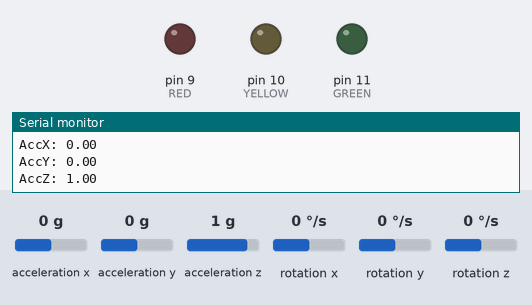
A sketch run on a simulated Arduino Uno, built with avr-gcc and run on an emulated ATmega328P. Parts: output pins drawn as LEDs (lit = HIGH), the last lines printed to the serial monitor. Wiring (inferred from the names in the program): MPU-6050 motion sensor at I2C address 0x68. Inputs (shaded band) come from the test bench; at power-on: acceleration x 0 g, acceleration y 0 g, acceleration z 1 g, rotation x 0 °/s, rotation y 0 °/s, rotation z 0 °/s.

Above: at 1.6 s.
1.7 s: acceleration x set to -1.2 g
3.7 s: acceleration x set to -1.5 g
At 5.9 s:
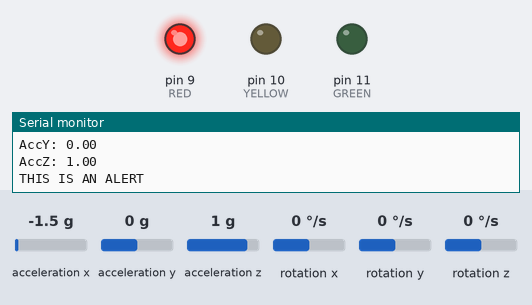
6.7 s: acceleration x set to -0.8 g
At 7.2 s:
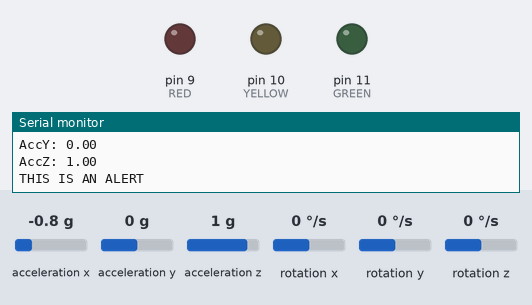
8.2 s: acceleration x set to -1.4 g
At 9.2 s:
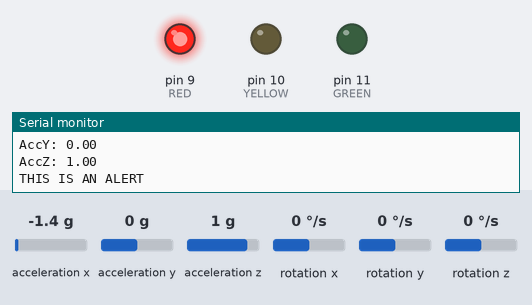
Timing chart, 0 to 12.2 s (numbered marks = the images above; inputs shaded):
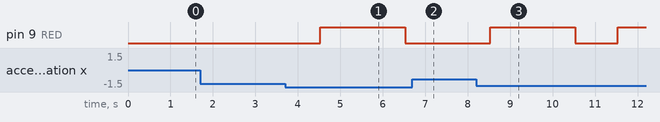

Measured:
- the behaviour switches between -1.3 and -1.4 g on acceleration x (found by bisection; images 0 and 1)
- after the input at 3.7 s, pin 9 (RED): LOW → HIGH after 0.82 s, → LOW 2.0 s later
- after the input at 6.7 s, pin 9 (RED): stays LOW (without the input it goes to HIGH after 0.83 s)
- after the input at 8.2 s, pin 9 (RED): LOW → HIGH after 0.33 s, → LOW 2.0 s later, → HIGH 1.0 s later

The sketch:

ImpactFawad.ino
```cpp
/*
 * Author: Fawadul Haq
 * Last Modified: 10/21/19
 *
 * This code is written for use with the GY521 Accelerometer/Gyroscope chip.
 * It tests for an acceleration (in units of g's) greater than a specified threshold.
 *
 * Code adapted from Dejan of https://howtomechatronics.com/tutorials/arduino/arduino-and-mpu6050-accelerometer-and-gyroscope-tutorial/
 */

#include <Wire.h>

const int MPU = 0x68; // MPU6050 I2C address
const int Sens16g = 0x18;  // Set AFS_SEL bits to this for +/- 16g sensitivity
float accSens = 16384.0;  //  The LSB/g sensitivity of the +/- 16g setting
float gyroSens = 131.0; // The LSB/deg/s sensitivity for +/- 250 deg/sec

float AccX, AccY, AccZ;   // Raw values
float GyroX, GyroY, GyroZ;
float accAngleX, accAngleY, gyroAngleX, gyroAngleY, gyroAngleZ; // Derived values
float AccErrorX, AccErrorY, GyroErrorX, GyroErrorY, GyroErrorZ; // Calibration parameters (natural error)
float AccErrorXOrig, AccErrorYOrig, AccErrorZOrig;
float stdAccX, stdAccY, stdGyroX, stdGyroY, stdGyroZ;

int errorN = 100;         // The number of samples to take to find error
float errorMargin = 1;    // The number of standard deviations off of the avg error
                          // the reading has to be in order to be considered real


float elapsedTime, currentTime, previousTime;    // Used to calculate the degree
float roll, pitch, yaw;

// LED I/O
const int RED = 9;
const int YELLOW = 10;
const int GREEN = 11;


float alertThreshold = 1.4;

float prevGyroX = 0.0; // Compare the last reading with the current one
float prevGyroY = 0.0;
float prevGyroZ = 0.0;

void setup() {
  Serial.begin(9600);

  // LED I/O
  pinMode(RED, OUTPUT);
  pinMode(GREEN, OUTPUT);
  pinMode(YELLOW, OUTPUT);
  digitalWrite(RED, 0);

  //
  Wire.begin();
  Wire.beginTransmission(MPU);
  Wire.write(0x6B);             // Initialize communication with the 6B register of the chip
  Wire.write(0x00);             // Reset values in 0x6B register
  Wire.endTransmission(true);

//  // Change sensitivity of accelerometer to +/- 16g
//  Wire.beginTransmission(MPU);
//  Wire.write(0x1C);             // Begin comm. with ACCEL_CONFIG register
//  Wire.write(Sens16g);
//  Wire.endTransmission(true);

  // Keep sensitivity of gyroscope at default +/- 250deg/s

  calculate_IMU_error();
  delay(20);
}

void loop() {

  // === Read accelerometer data === //
  Wire.beginTransmission(MPU);
  Wire.write(0x3B); // Start with register 0x3B (ACCEL_XOUT_H)
  Wire.endTransmission(false);
  Wire.requestFrom(MPU, 6, true); // Read 6 registers total, each axis value is stored in 2 registers
  AccX = (Wire.read() << 8 | Wire.read()); // X-axis value
  AccY = (Wire.read() << 8 | Wire.read()); // Y-axis value
  AccZ = (Wire.read() << 8 | Wire.read()); // Z-axis value

  Serial.print("AccX: "); Serial.println(AccX / accSens);
  Serial.print("AccY: "); Serial.println(AccY / accSens);
  Serial.print("AccZ: "); Serial.println(AccZ / accSens);
  Serial.println();


  // Check for error margin (in gs)
  //For a sensitivity of +/-2g, we need to divide the raw values by accSens, according to the datasheet
  if(AccX / accSens > alertThreshold || AccX / accSens < -alertThreshold)
    alert();
  if(AccY / accSens > alertThreshold || AccY / accSens < -alertThreshold)
    alert();
  if(AccZ / accSens > alertThreshold || AccZ / accSens < -alertThreshold)
    alert();

  delay(1000);


}

// Finds the natural errors of the accelerometer and gyroscope
// Chip should be still in the beginning
void calculate_IMU_error(){

  int c = 0;
  float samplesX[errorN];
  float samplesY[errorN];
  float samplesZ[errorN];

  while(c < errorN) {
    Wire.beginTransmission(MPU);
    Wire.write(0x3B);
    Wire.endTransmission(false);
    Wire.requestFrom(MPU, 6, true);

    // Extract raw values
    AccX = (Wire.read() << 8 | Wire.read());
    AccY = (Wire.read() << 8 | Wire.read());
    AccZ = (Wire.read() << 8 | Wire.read());

    // Error storage for std deviation (in LSB/g)
    samplesX[c] = AccX;
    samplesY[c] = AccY;

    // Sum all readings (LSB/g)
    AccErrorXOrig = AccX + AccErrorXOrig; // Raw error values
    AccErrorYOrig = AccY + AccErrorYOrig;
    AccErrorZOrig = AccZ + AccErrorZOrig;

    // Adjust for sensitivity (in Gs)
    AccX /= accSens;
    AccY /= accSens;
    AccZ /= accSens;

    // Calculate Acceleration Angle Errors
    AccErrorX = AccErrorX + ((atan((AccY) / sqrt(pow((AccX), 2) + pow((AccZ), 2))) * 180 / PI));
    AccErrorY = AccErrorY + ((atan(-1 * (AccX) / sqrt(pow((AccY), 2) + pow((AccZ), 2))) * 180 / PI));

    c++;
  }

  //Divide the sum by the number of samples to get the error value
  AccErrorXOrig = AccErrorXOrig/errorN;
  AccErrorYOrig = AccErrorYOrig/errorN;
  AccErrorZOrig = AccErrorZOrig/errorN;
  AccErrorX = AccErrorX / errorN;
  AccErrorY = AccErrorY / errorN;

  stdAccX = calculate_IMU_std(samplesX, AccErrorXOrig);
  stdAccY = calculate_IMU_std(samplesY, AccErrorYOrig);

  Serial.print("stdAccX: "); Serial.println(stdAccX);
  Serial.print("stdAccY: "); Serial.println(stdAccY);

  c = 0;

  // Reading gyro values
  while (c < errorN) {
    Wire.beginTransmission(MPU);
    Wire.write(0x43);
    Wire.endTransmission(false);
    Wire.requestFrom(MPU, 6, true);
    GyroX = Wire.read() << 8 | Wire.read();
    GyroY = Wire.read() << 8 | Wire.read();
    GyroZ = Wire.read() << 8 | Wire.read();
    // Sum all readings
    GyroErrorX = GyroErrorX + (GyroX / gyroSens);
    GyroErrorY = GyroErrorY + (GyroY / gyroSens);
    GyroErrorZ = GyroErrorZ + (GyroZ / gyroSens);

    samplesX[c] = GyroErrorX;
    samplesY[c] = GyroErrorY;
    samplesZ[c] = GyroErrorZ;

    c++;
  }

  //Divide the sum by 200 to get the error value
  GyroErrorX = GyroErrorX / errorN;
  GyroErrorY = GyroErrorY / errorN;
  GyroErrorZ = GyroErrorZ / errorN;

  stdGyroX = calculate_IMU_std(samplesX, GyroErrorX);
  stdGyroY = calculate_IMU_std(samplesY, GyroErrorY);
  stdGyroZ = calculate_IMU_std(samplesZ, GyroErrorZ);

  Serial.print("stdGyroX: "); Serial.println(stdGyroX);
  Serial.print("stdGyroY: "); Serial.println(stdGyroY);
  Serial.print("stdGyroZ: "); Serial.println(stdGyroZ);


  // Print the error values on the Serial Monitor
  Serial.print("AccErrorXRaw: ");
  Serial.println(AccErrorXOrig);
  Serial.print("AccErrorYRaw: ");
  Serial.println(AccErrorYOrig);
  Serial.print("AccErrorZRaw: ");
  Serial.println(AccErrorZOrig);
  Serial.print("GyroErrorXRaw: ");
  Serial.println(GyroErrorX * gyroSens);
  Serial.print("GyroErrorYRaw: ");
  Serial.println(GyroErrorY * gyroSens);
  Serial.print("GyroErrorZRaw: ");
  Serial.println(GyroErrorZ * gyroSens);

  Serial.print("AccErrorX: ");
  Serial.println(AccErrorX);
  Serial.print("AccErrorY: ");
  Serial.println(AccErrorY);
  Serial.print("GyroErrorX: ");
  Serial.println(GyroErrorX);
  Serial.print("GyroErrorY: ");
  Serial.println(GyroErrorY);
  Serial.print("GyroErrorZ: ");
  Serial.println(GyroErrorZ);

}

float calculate_IMU_std(float samples[], float mean){
  float ans;

  float sum = 0;
  for(int i = 0; i < errorN; i++){
    sum = pow(samples[i] - mean, 2) + sum;
  }

  ans = sqrt(sum/errorN);
  return ans;

}

// LED Alert
void alert(){

  Serial.println("THIS IS AN ALERT");
  digitalWrite(RED, 1);
  delay(2000);
  digitalWrite(RED, 0);

}
```
